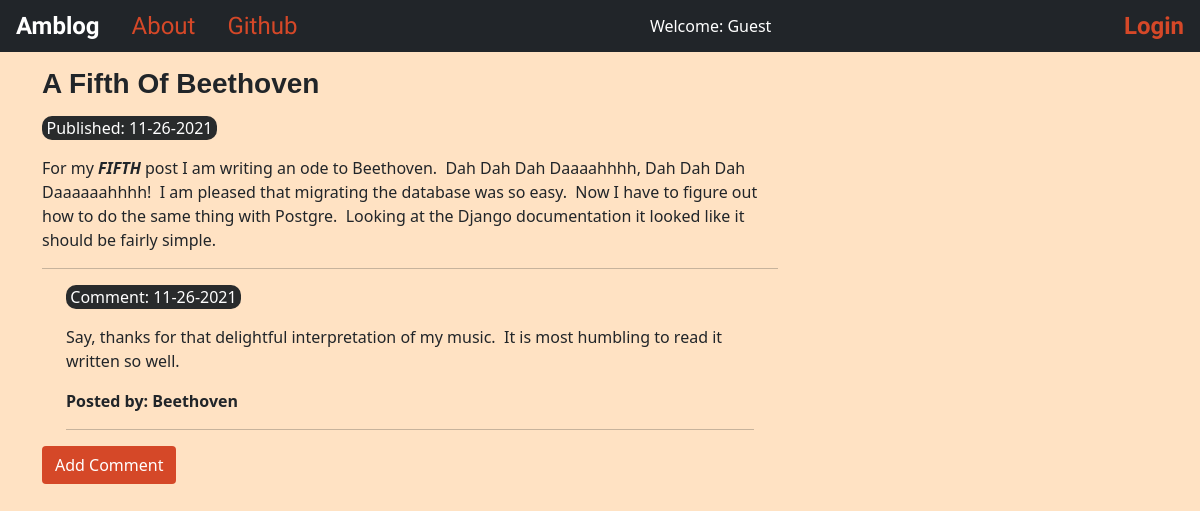
Page /post/5/ on the earlier database version.
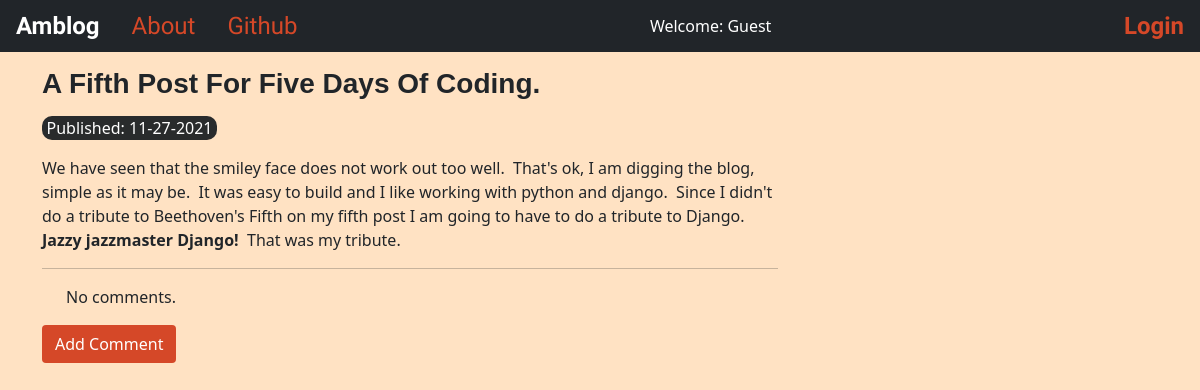
Same page on the later database version.
### blog/models.py (models this page shows, shortened)
class Post(models.Model):
    author = models.ForeignKey('auth.User', on_delete=models.CASCADE)
    title = models.CharField(max_length=128)
    text = models.TextField()
    create_date = models.DateTimeField(default=timezone.now())
    published_date = models.DateTimeField(blank=True, null=True)

class Comment(models.Model):
    post = models.ForeignKey('blog.Post', related_name='comments', on_delete=models.CASCADE)
    author = models.CharField(max_length=128)
    text = models.TextField()
    create_date = models.DateTimeField(default=timezone.now())
    approved_comment = models.BooleanField(default=False)

### blog/views.py (the view)
# urls.py: path('post/<int:pk>/', views.PostDetailView.as_view(), name='post_detail'),
class PostDetailView(DetailView):
    model = Post

### blog/templates/blog/post_detail.html (shortened to what this page needs)
{% extends 'blog/base.html' %}
{% block content %}
  <h3 class="post-detail-title">{{ post.title }}</h3>
  {% if post.published_date %}
    <div class="date postdate">
      Published: {{ post.published_date|date:"m-d-Y" }}
    </div>
  {% else %}
    <a class="btn btn-orange" href="{% url 'post_publish' pk=post.pk %}">Publish</a>
  {% endif %}
  <p class="postcontent">{{ post.text|safe|linebreaksbr }}</p>
  <hr>
  <div class="container">
    {% for comment in post.comments.all %}
      {% if user.is_authenticated or comment.approved_comment %}
        <p class="date">Comment: {{ comment.create_date|date:"m-d-Y" }}</p>
        <p>{{ comment.text|safe|linebreaksbr }}</p>
        <p><strong>Posted by: {{ comment.author }}</strong></p>
      {% endif %}
      <hr>
      {% empty %}
        <p>No comments.</p>
    {% endfor %}
    </div>
    <a class="btn btn-orange" href="{% url 'add_comment_to_post' pk=post.pk %}">Add Comment</a>
{% endblock %}

Differences in the rows shown:
no longer on this page (row edited): Comment: create_date "11-26-2021", text "Say, thanks for that delightful interpretation of my music. It is most humbling to read it written so well.", author "Beethoven"
changed Post: title "A Fifth Of Beethoven" → "A Fifth Post For Five Days Of Coding."; published_date "11-26-2021" → "11-27-2021"; text "For my FIFTH post I am writing an ode to Beethoven. Dah Dah Dah Daaaahhhh, Dah Dah Dah Daaaaaahhhh! I am pleased that migrating the database was so easy. Now I have to figure out how to do the same thing with Postgre. Looking at the Django documentation it looked like it should be fairly simple." → "We have seen that the smiley face does not work out too well. That's ok, I am digging the blog, simple as it may be. It was easy to build and I like working with python and django. Since I didn't do a tribute to Beethoven's Fifth on my fifth post I am going to have to do a tribute to Django. Jazzy jazzmaster Django! That was my tribute."
Other differences:
text now shown: "No comments."
